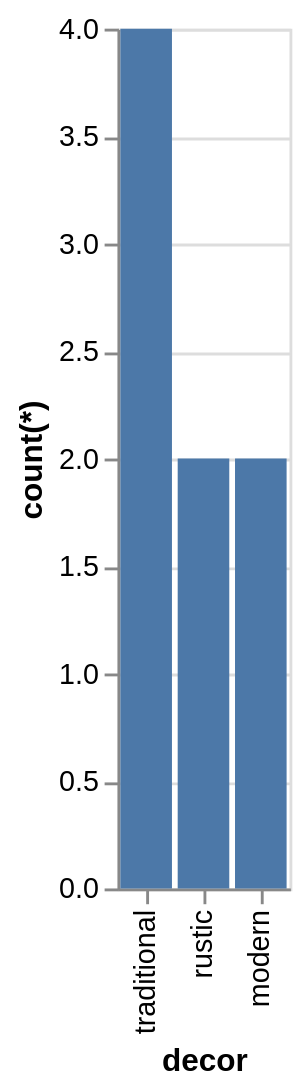

The Vega-Lite source for this figure:
### Vega-Lite specification from a JSON file in a GitHub repository (floating-point values rounded to 4 significant figures)
{"data": {"values": [{"x_data": "traditional", "y_data": 4}, {"x_data": "rustic", "y_data": 2}, {"x_data": "modern", "y_data": 2}]}, "mark": "bar", "encoding": {"x": {"field": "x_data", "type": "nominal", "title": "decor", "sort": {"op": "sum", "field": "y_data", "order": "descending"}}, "y": {"field": "y_data", "type": "quantitative", "title": "count(*)"}}}
